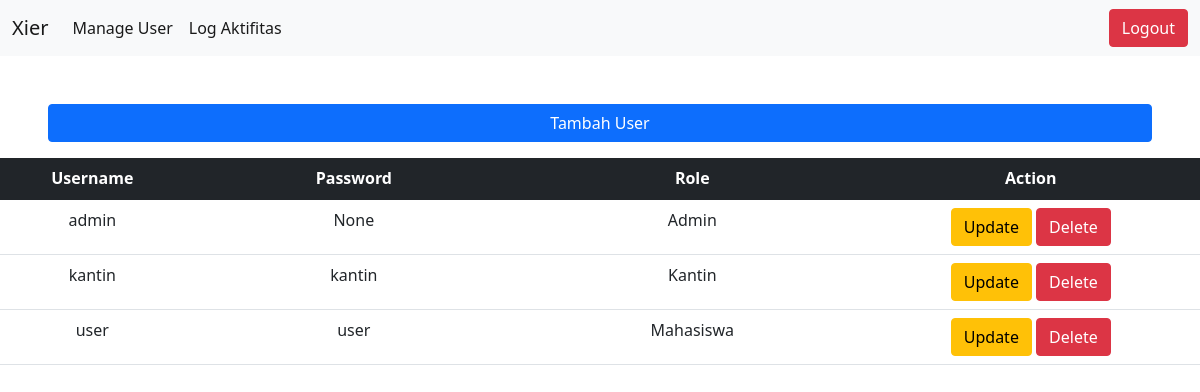
The app's page /manage-user/ (signed in) with its own data.
### user/models.py (models this page shows)
class User(AbstractUser):
    role_list = (
        (ADMIN, 'Admin'),
        (KANTIN, 'Kantin'),
        (MAHASISWA, 'Mahasiswa')
    )
    role = models.CharField(max_length=100, choices=role_list, default=ADMIN)
    text_password = models.CharField(max_length=100, blank=True, null=True)

### user/views.py (the view)
# urls.py: path('', views.manageUser, name="manageuser"),
@login_required
def manageUser(request):
    if request.user.role != "Admin":
        return HttpResponse("Anda Bukan Admin")
    s = Session.objects.all()
    context = {
        'user' : User.objects.all()
    }
    return render(request, 'manageUser.html', context)

### templates/manageUser.html (shortened to what this page needs)
{% extends 'base.html' %}
{% block content %}
<nav class="navbar shadow navbar-expand-lg navbar-light bg-light shadow-none">
  <div class="container-fluid">
    <a class="navbar-brand" href="#">Xier</a>
    <div class="collapse navbar-collapse" id="navbarSupportedContent">
      <ul class="navbar-nav me-auto mb-2 mb-lg-0">
        <li class="nav-item">
          <a class="nav-link active" aria-current="page" href="{% url 'user:manageuser' %}">Manage User</a>
        </li>
        <li class="nav-item">
          <a class="nav-link active" aria-current="page" href="{% url 'logaktifitas:logaktifitas' %}">Log Aktifitas</a>
        </li>
      </ul>
      <a class="btn btn-danger" href="{% url 'logout' %}" role="button">Logout</a>
    </div>
  </div>
</nav>
<div class="d-grid gap-2 mt-5 mx-5">
  <button type="button" class="btn btn-primary mb-3" data-bs-toggle="modal" data-bs-target="#exampleModalPegawaiBaru">
  Tambah User
</button>
</div>
    <table class="table">
      <thead class="table-dark">
    <tr>
      <th scope="col" class = "text-center">Username</th>
      <th scope="col" class = "text-center">Password</th>
      <th scope="col" class = "text-center">Role</th>
      <th scope="col" class = "text-center">Action</th>
    </tr>
  </thead>
  <tbody>
      {% for p in user %}
    <tr>
      <td class = "text-center" style="width: 120px">{{p.username}}</td>
      <td class = "text-center" style="width: 220px"  >{{p.text_password}}</td>
      <td class = "text-center" style="width: 220px">{{p.role}}</td>
      <td class = "text-center" style="width: 220px">
          <button type="button" class="btn btn-warning" data-bs-toggle="modal" data-bs-target="#exampleModalUpdate-{{p.id}}">Update</button>
          <button type="button" class="btn btn-danger" data-bs-toggle="modal" data-bs-target="#exampleModalDelete-{{p.id}}">Delete</button>
      </td>
      {% endfor %}
    </tr>
  </tbody>
</table>
{% endblock content %}

### records on screen
User: username "admin", text_password "None", role "Admin"
User: username "kantin", text_password "kantin", role "Kantin"
User: username "user", text_password "user", role "Mahasiswa"
